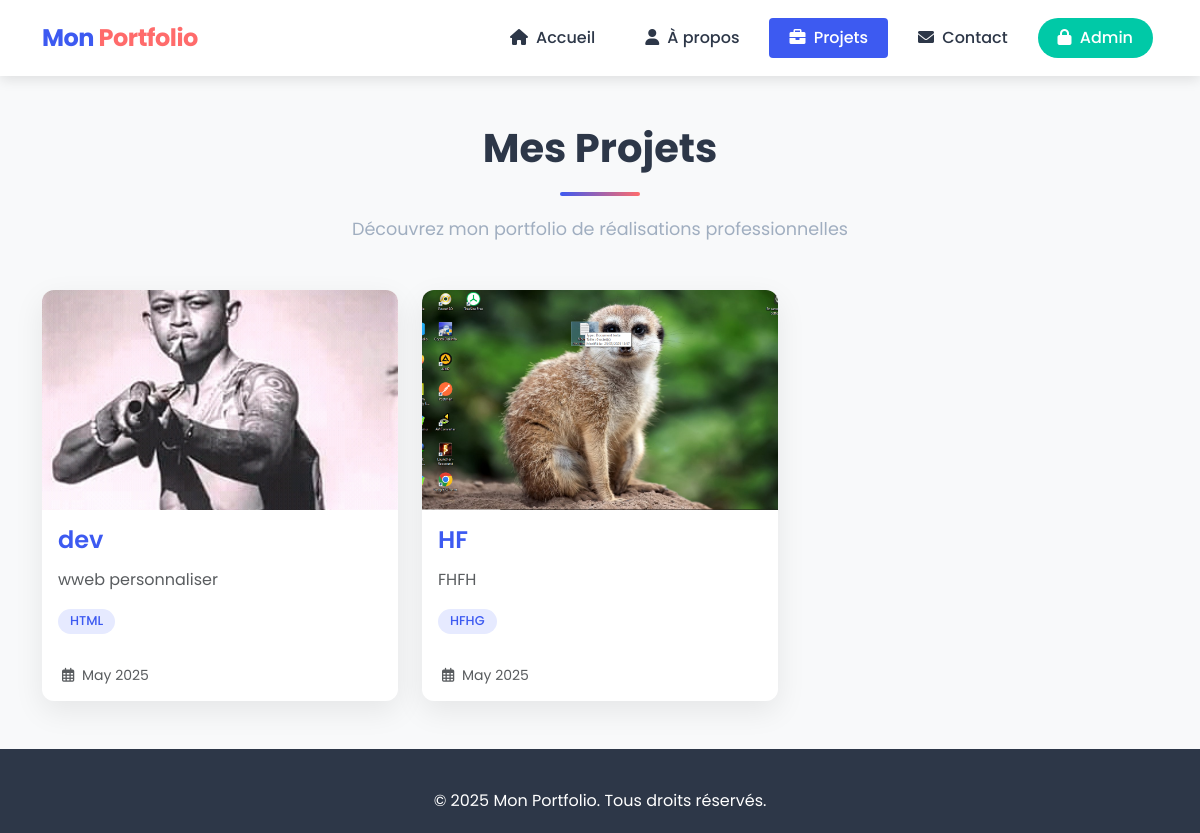
The app's page /projects.php with its own data.
### tables this page shows
CREATE TABLE `projects` (
  `id` int(11) NOT NULL,
  `title` varchar(255) NOT NULL,
  `description` text NOT NULL,
  `image` varchar(255) DEFAULT NULL,
  `technologies` varchar(255) DEFAULT NULL,
  `project_link` varchar(255) DEFAULT NULL,
  `created_at` timestamp NOT NULL DEFAULT current_timestamp()
);

### projects.php (the view, shortened to what this page needs)
<?php
require_once 'includes/config.php';
include 'includes/header.php';
?>
<section class="projects-section py-5">
    <div class="container">
        <div class="row mb-5">
            <div class="col-12 text-center">
                <h2 class="section-title fw-bold animate__animated animate__fadeInUp">Mes Projets</h2>
                <div class="section-divider"></div>
                <p class="section-subtitle animate__animated animate__fadeInUp animate__delay-1s">Découvrez mon portfolio de réalisations professionnelles</p>
            </div>
        </div>
        <div class="row row-cols-1 row-cols-md-2 row-cols-lg-3 g-4">
            <?php
            $stmt = $pdo->query("SELECT * FROM projects ORDER BY created_at DESC");
            while ($row = $stmt->fetch(PDO::FETCH_ASSOC)) {
                $technologies = explode(',', $row['technologies']);
                ?>
                <div class="col">
                    <div class="card project-card h-100 border-0 animate__animated animate__fadeIn">
                        <?php if ($row['image']) { ?>
                            <div class="card-img-wrapper">
                                <img src="assets/images/<?php echo htmlspecialchars($row['image']); ?>" class="card-img-top" alt="<?php echo htmlspecialchars($row['title']); ?>">
                            </div>
                        <?php } ?>
                        <div class="card-body">
                            <h3 class="card-title"><?php echo htmlspecialchars($row['title']); ?></h3>
                            <p class="card-text text-muted"><?php echo htmlspecialchars($row['description']); ?></p>
                            <?php if (!empty($row['technologies'])) { ?>
                                <div class="tech-stack mt-3">
                                    <?php foreach ($technologies as $tech) { ?>
                                        <span class="badge tech-badge"><?php echo htmlspecialchars(trim($tech)); ?></span>
                                    <?php } ?>
                                </div>
                            <?php } ?>
                        </div>
                        <div class="card-footer bg-transparent border-0 d-flex justify-content-between align-items-center">
                            <small class="text-muted">
                                <i class="far fa-calendar-alt me-1"></i>
                                <?php echo date('M Y', strtotime($row['created_at'])); ?>
                            </small>
                        </div>
                    </div>
                </div>
                <?php
            }
            ?>
        </div>
    </div>
</section>
<?php include 'includes/footer.php'; ?>

### includes/header.php (style rules this page uses)
:root { --primary-color: #3d5af1; --primary-light: #e6eaff; --secondary-color: #ff6b6b; --dark-color: #2d3748; --light-color: #f8f9fa; --accent-color: #00c9a7; }
body { font-family: 'Poppins', sans-serif; background-color: var(--light-color); }
.card { border-radius: 12px; border: none; overflow: hidden; box-shadow: 0 5px 15px rgba(0, 0, 0, 0.05); transition: transform 0.3s, box-shadow 0.3s; }
.card-title { color: var(--primary-color); font-weight: 600; }

### projects.php (style rules this page uses)
:root { --primary-color: #3d5af1; --primary-light: #e6eaff; --secondary-color: #ff6b6b; --dark-color: #2d3748; --light-color: #f8f9fa; --accent-color: #00c9a7; --gray-light: #f0f2f5; --gray-medium: #a0aec0; }
.projects-section { background-color: var(--light-color); padding: 80px 0; }
.section-title { color: var(--dark-color); position: relative; margin-bottom: 20px; font-size: 2.5rem; }
.section-divider { width: 80px; height: 4px; background: linear-gradient(to right, var(--primary-color), var(--secondary-color)); margin: 0 auto 20px; border-radius: 2px; }
.section-subtitle { color: var(--gray-medium); font-size: 1.1rem; max-width: 700px; margin: 0 auto; }
.project-card { border-radius: 12px; overflow: hidden; box-shadow: 0 10px 30px rgba(0, 0, 0, 0.08); transition: all 0.4s ease; background-color: #ffffff; }
.card-img-wrapper { position: relative; overflow: hidden; }
.card-img-wrapper img { height: 220px; object-fit: cover; transition: transform 0.8s ease; }
.card-title { color: var(--primary-color); font-weight: 600; font-size: 1.5rem; margin-bottom: 12px; }
.card-text { color: #4a5568; line-height: 1.6; margin-bottom: 15px; }
.tech-stack { display: flex; flex-wrap: wrap; gap: 8px; margin-top: 10px; }
.tech-badge { background-color: var(--primary-light); color: var(--primary-color); font-size: 0.8rem; padding: 6px 12px; border-radius: 50px; font-weight: 500; }
.card-footer { padding: 15px 20px; }

### records on screen
projects: image (picture), title "dev", description "wweb personnaliser", technologies "HTML", created_at "May 2025"
projects: image (picture), title "HF", description "FHFH", technologies "HFHG", created_at "May 2025"
